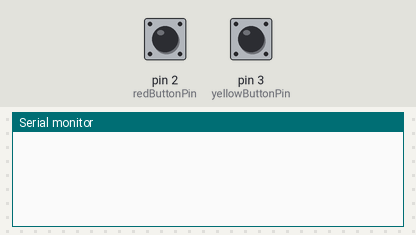
Bench run of a sketch on a simulated Arduino Leonardo, built with avr-gcc and run on an emulated ATmega32U4. Shown: the last lines printed to the serial monitor. The inputs (shaded band) are chosen by the test bench; at power-on: pin 2 (redButtonPin) LOW, pin 3 (yellowButtonPin) LOW.

Above: at 1.2 s.
1.3 s: pin 2 (redButtonPin) pulled HIGH for 0.15 s
At 2.4 s:
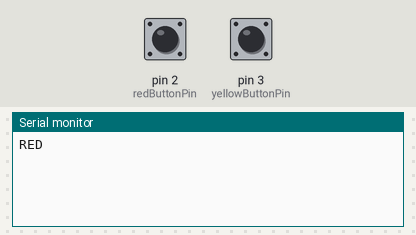
2.9 s: pin 3 (yellowButtonPin) pulled HIGH for 0.15 s
At 3.7 s:
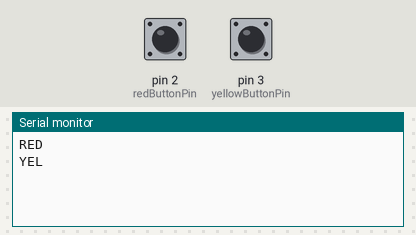

The sketch:

Podium_2.ino
```cpp
#include <Keyboard.h>

int redButtonPin = 2;
int yellowButtonPin = 3;
//int blueButtonPin = 4;
//int greenButtonPin = 5;

int redButtonState = 0;
int yellowButtonState = 0;
//int blueButtonState = 0;
//int greenButtonState = 0;

bool redDown = false;
bool yellowDown = false;
//bool blueDown = false;
//bool greenDown = false;

void setup() {
  pinMode(redButtonPin, INPUT);
  pinMode(yellowButtonPin, INPUT);
  //pinMode(greenButtonPin, INPUT);
  //pinMode(blueButtonPin, INPUT);

  Serial.begin(9600);
}

void loop() {
  redButtonState = digitalRead(redButtonPin);
  yellowButtonState = digitalRead(yellowButtonPin);
  //blueButtonState = digitalRead(blueButtonPin);
  //greenButtonState = digitalRead(greenButtonPin);

  if (redButtonState == HIGH && redDown == false) {
    Keyboard.write('6');
    redDown = true;
    Serial.println("RED");
  }
  if (yellowButtonState == HIGH  && yellowDown == false) {
    Keyboard.write('7');
    yellowDown = true;
    Serial.println("YEL");
  }
  //if (blueButtonState == HIGH && blueDown == false) {
  //  Keyboard.write('3');
  //  blueDown = true;
  //  Serial.println("BLU");
  //}
  //if (greenButtonState == HIGH && greenDown == false) {
  //  Keyboard.write('4');
  //  greenDown = true;
  //  Serial.println("GRE");
  //}
  if (redButtonState == LOW ) {
    redDown = false;
  }
  if (yellowButtonState == LOW) {
    yellowDown = false;
  }
  //if (blueButtonState == LOW) {
  //  blueDown = false;
  //}
  //if (greenButtonState == LOW) {
  //  greenDown = false;
  //}

  delay(50);
}
```

Measured:
- after the input at 1.3 s, the serial monitor: prints a new line at once (image 1)
- after the input at 2.9 s, the serial monitor: prints a new line at once (image 2)
